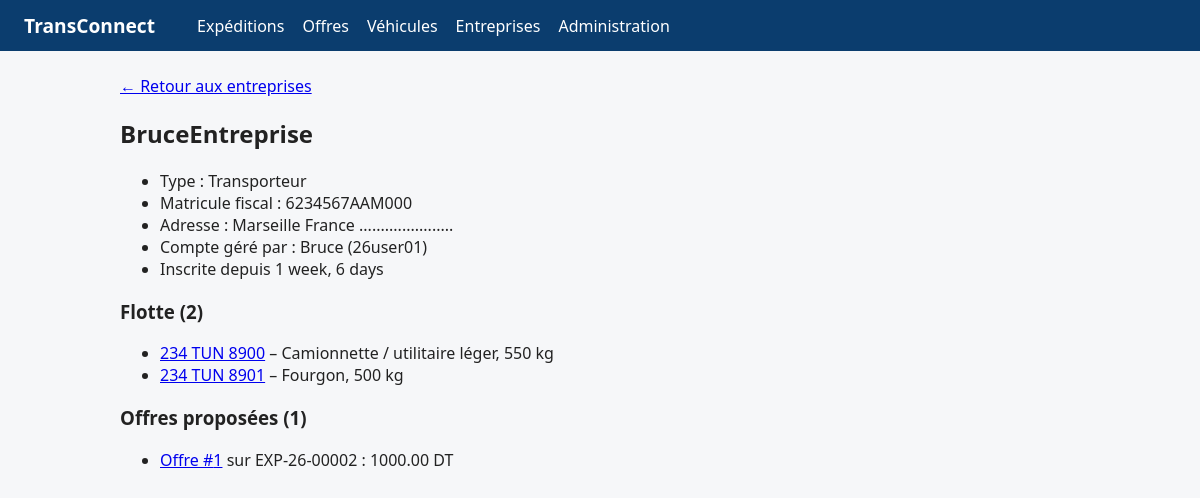
/entreprises/3/, run on the app's committed database.
### EntreprisesApp/models.py (models this page shows, shortened)
class Entreprise(models.Model):
    TYPE_CHOICES = [
        ('chargeur', 'Chargeur'),
        ('transporteur', 'Transporteur'),
    ]
    raison_sociale = models.CharField(max_length=150)
    matricule_fiscal = models.CharField(
        max_length=17,
        unique=True,
        validators=[
            RegexValidator(
                regex=MATRICULE_REGEX,
                message="Matricule fiscal invalide (ex. 1234567AAM000 ou 1234567/A/A/M/000).",
            )
        ],
    )
    type_entreprise = models.CharField(max_length=20, choices=TYPE_CHOICES)
    adresse = models.TextField(validators=[MinLengthValidator(20)])
    utilisateur = models.OneToOneField(
        settings.AUTH_USER_MODEL,
        on_delete=models.CASCADE,
        related_name='entreprise',
    )
    created_at = models.DateTimeField(auto_now_add=True)
    updated_at = models.DateTimeField(auto_now=True)

class Utilisateur(AbstractUser):
    ROLE_CHOICES = [
        ('chargeur', 'Chargeur'),
        ('transporteur', 'Transporteur'),
        ('admin', 'Administrateur'),
    ]
    user_id = models.CharField(max_length=8, primary_key=True, editable=False)
    email = models.EmailField(unique=True, validators=[valider_email_gmail])
    role = models.CharField(max_length=20, choices=ROLE_CHOICES, default='chargeur')
    telephone = models.CharField(max_length=20, blank=True)
    created_at = models.DateTimeField(auto_now_add=True)
    updated_at = models.DateTimeField(auto_now=True)

### VehiculesApp/models.py (models this page shows, shortened)
class Vehicule(models.Model):
    TYPE_CHOICES = [
        ('camionnette', 'Camionnette / utilitaire léger'),
        ('fourgon', 'Fourgon'),
        ('camion_porteur', 'Camion porteur'),
        ('semi_remorque', 'Semi-remorque'),
    ]
    immatriculation = models.CharField(max_length=20, unique=True)
    type_vehicule = models.CharField(max_length=20, choices=TYPE_CHOICES)
    capacite_kg = models.PositiveIntegerField(validators=[MinValueValidator(1)])
    disponible = models.BooleanField(default=True)
    entreprise = models.ForeignKey(
        Entreprise,
        on_delete=models.CASCADE,
        related_name='vehicules',
    )
    created_at = models.DateTimeField(auto_now_add=True)
    updated_at = models.DateTimeField(auto_now=True)

### OffresApp/models.py (models this page shows, shortened)
class Offre(models.Model):
    STATUT_CHOICES = [
        ('proposee', 'Proposée'),
        ('acceptee', 'Acceptée'),
        ('refusee', 'Refusée'),
        ('retiree', 'Retirée'),
    ]
    prix = models.DecimalField(
        max_digits=10,
        decimal_places=2,
        validators=[MinValueValidator(Decimal('0.01'))],
    )
    delai_jours = models.PositiveIntegerField(validators=[MinValueValidator(1)])
    statut = models.CharField(max_length=20, choices=STATUT_CHOICES, default='proposee')
    date_proposition = models.DateField(auto_now_add=True)
    expedition = models.ForeignKey(
        Expedition,
        on_delete=models.CASCADE,
        related_name='offres',
    )
    transporteur = models.ForeignKey(
        Entreprise,
        on_delete=models.CASCADE,
        related_name='offres_proposees',
    )
    vehicule = models.ForeignKey(
        Vehicule,
        on_delete=models.PROTECT,
        related_name='offres',
    )
    created_at = models.DateTimeField(auto_now_add=True)
    updated_at = models.DateTimeField(auto_now=True)

### ExpeditionsApp/models.py (models this page shows, shortened)
class Expedition(models.Model):
    STATUT_CHOICES = [
        ('publiee', 'Publiée'),
        ('attribuee', 'Attribuée'),
        ('en_cours', 'En cours'),
        ('livree', 'Livrée'),
        ('annulee', 'Annulée'),
    ]
    reference = models.CharField(
        max_length=12,
        unique=True,
        blank=True,
        editable=False,
        validators=[RegexValidator(r'^EXP-\d{2}-\d{5}$', "Format attendu : EXP-AA-NNNNN")],
    )
    ville_depart = models.CharField(max_length=100)
    ville_arrivee = models.CharField(max_length=100)
    poids_kg = models.DecimalField(
        max_digits=10,
        decimal_places=2,
        validators=[MinValueValidator(Decimal('0.01'))],
    )
    date_souhaitee = models.DateField()
    description = models.TextField(blank=True)
    statut = models.CharField(max_length=20, choices=STATUT_CHOICES, default='publiee')
    entreprise = models.ForeignKey(
        Entreprise,
        on_delete=models.CASCADE,
        related_name='expéditions',
    )
    created_at = models.DateTimeField(auto_now_add=True)
    updated_at = models.DateTimeField(auto_now=True)

### EntreprisesApp/views.py (the view)
# urls.py: path('<int:pk>/', views.detail_entreprise, name='detail'),
def detail_entreprise(request, pk):
    entreprise = get_object_or_404(Entreprise.objects.select_related('utilisateur'), pk=pk)
    vehicules = entreprise.vehicules.order_by('immatriculation')
    expeditions = Expedition.objects.filter(entreprise=entreprise).order_by('-created_at')
    offres = entreprise.offres_proposees.select_related('expedition').order_by('-date_proposition', '-pk')
    return render(
        request,
        'entreprises/detail.html',
        {
            'entreprise': entreprise,
            'vehicules': vehicules,
            'expeditions': expeditions,
            'offres': offres,
        }
    )

### EntreprisesApp/templates/entreprises/detail.html (shortened to what this page needs)
{% extends 'base.html' %}
{% block content %}
<p><a href="{% url 'entreprises:liste' %}">&larr; Retour aux entreprises</a></p>
<h2>{{ entreprise.raison_sociale }}</h2>
<ul>
<li>Type : {{ entreprise.get_type_entreprise_display }}</li>
<li>Matricule fiscal : {{ entreprise.matricule_fiscal|upper }}</li>
<li>Adresse : {{ entreprise.adresse|linebreaksbr }}</li>
<li>Compte géré par : {{ entreprise.utilisateur.username }} ({{ entreprise.utilisateur.user_id }})</li>
<li>Inscrite depuis {{ entreprise.created_at|timesince }}</li>
</ul>
{% if entreprise.type_entreprise == 'transporteur' %}
<h3>Flotte ({{ vehicules|length }})</h3>
<ul>
    {% for vehicule in vehicules %}
    <li><a href="{% url 'vehicules:detail' vehicule.pk %}">{{ vehicule.immatriculation }}</a>
        – {{ vehicule.get_type_vehicule_display }}, {{ vehicule.capacite_kg }} kg</li>
    {% empty %}
    <li>Aucun véhicule : ce transporteur ne peut pas encore proposer d'offre.</li>
    {% endfor %}
</ul>
<h3>Offres proposées ({{ offres|length }})</h3>
<ul>
    {% for offre in offres %}
    <li><a href="{% url 'offres:detail' offre.pk %}">Offre #{{ offre.pk }}</a>
        sur {{ offre.expedition.reference }} : {{ offre.prix|floatformat:2 }} DT</li>
    {% empty %}
    <li>Aucune offre proposée.</li>
    {% endfor %}
</ul>
{% endif %}
{% endblock %}

### templates/base.html (style rules this page uses)
body { font-family: system-ui, Arial, sans-serif; margin: 0; background: #f6f7f9; color: #222; }

### data on the page
Entreprise: raison_sociale "BruceEntreprise", type_entreprise "Transporteur", matricule_fiscal "6234567AAM000", adresse "Marseille France ......................", utilisateur.username "Bruce", utilisateur.user_id "26user01", created_at "1 week, 6 days"
Vehicule: immatriculation "234 TUN 8900", type_vehicule "Camionnette / utilitaire léger", capacite_kg "550"
Vehicule: immatriculation "234 TUN 8901", type_vehicule "Fourgon", capacite_kg "500"
Offre: pk "1", expedition.reference "EXP-26-00002", prix "1000.00"

### other printed values
{{ vehicules|length }} "2"
{{ offres|length }} "1"
